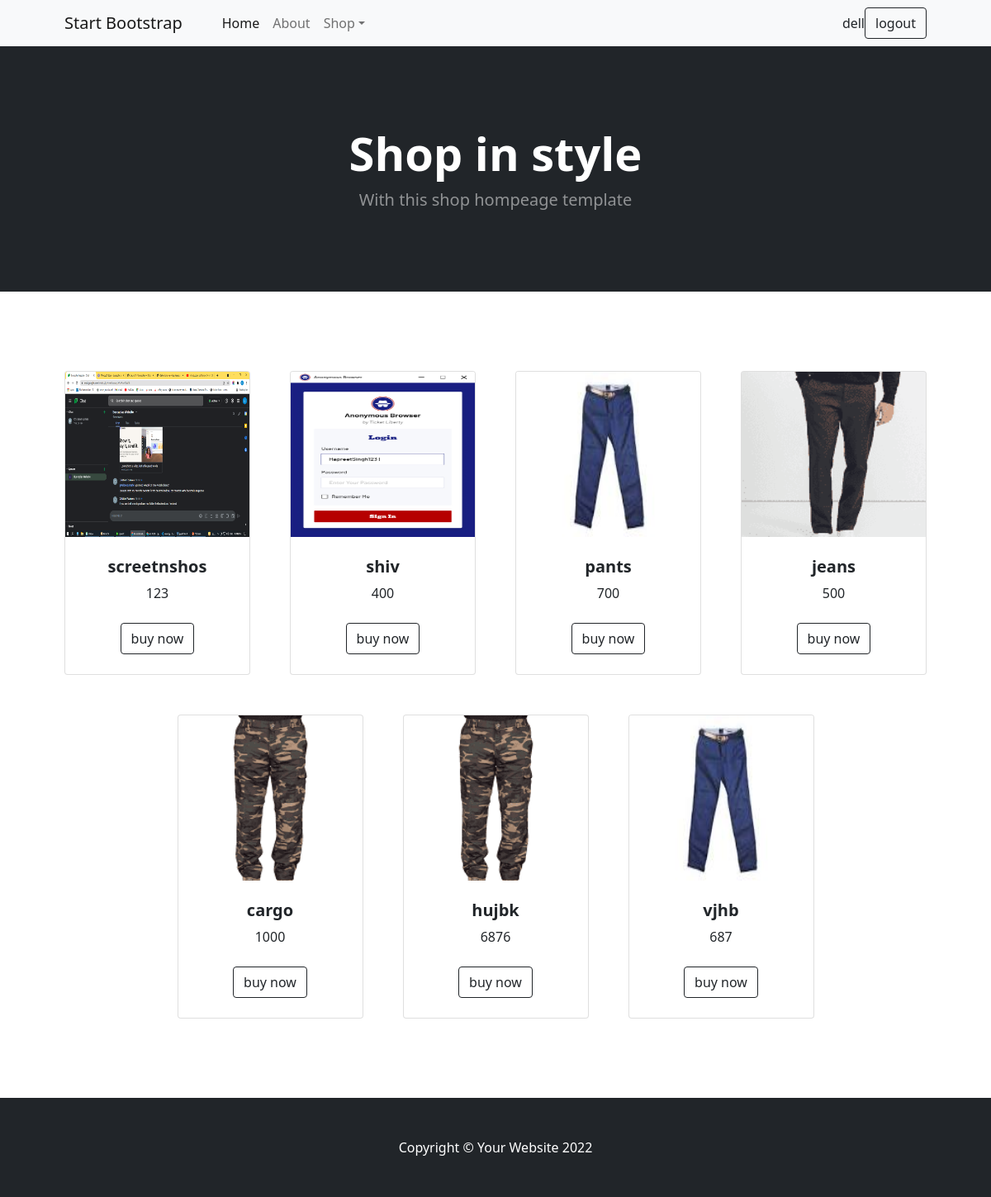
The app's page / (signed in) with its own data.
### ecommerceadmin/models.py (models this page shows)
class product(models.Model):
    productimage = models.ImageField(upload_to='images/')
    productname = models.CharField(max_length=50)
    productprice = models.IntegerField()
    status = models.BooleanField(default=True)

### ecommeruser/views.py (the view)
# urls.py: path('',views.index,name = "index"),
def index(request):
    allproducts = product.objects.all()
    print(allproducts)
    return render(request,'index.html',{'allproducts':allproducts})

### ecommeruser/templates/index.html (shortened to what this page needs)
<!DOCTYPE html>
<html lang="en">
    <head>
        <link href="https://cdn.jsdelivr.net/npm/bootstrap-icons@1.5.0/font/bootstrap-icons.css" rel="stylesheet" />
        <link href="/static/css/styles.css" rel="stylesheet" />
    </head>
    <body>
        <nav class="navbar navbar-expand-lg navbar-light bg-light">
            <div class="container px-4 px-lg-5">
                <a class="navbar-brand" href="#!">Start Bootstrap</a>
                <div class="collapse navbar-collapse" id="navbarSupportedContent">
                    <ul class="navbar-nav me-auto mb-2 mb-lg-0 ms-lg-4">
                        <li class="nav-item"><a class="nav-link active" aria-current="page" href="#!">Home</a></li>
                        <li class="nav-item"><a class="nav-link" href="#!">About</a></li>
                        <li class="nav-item dropdown">
                            <a class="nav-link dropdown-toggle" id="navbarDropdown" href="#" role="button" data-bs-toggle="dropdown" aria-expanded="false">Shop</a>
                        </li>
                    </ul>
                    {% if user.id != Null %}
                    {{user.username}}
                    <a href="{% url 'logoutuser' %}"><button class="btn btn-outline-dark" type="submit">
                            logout
                        </button></a>
                    {% endif %}
                </div>
            </div>
        </nav>
        <header class="bg-dark py-5">
            <div class="container px-4 px-lg-5 my-5">
                <div class="text-center text-white">
                    <h1 class="display-4 fw-bolder">Shop in style</h1>
                    <p class="lead fw-normal text-white-50 mb-0">With this shop hompeage template</p>
                </div>
            </div>
        </header>
        <section class="py-5">
            <div class="container px-4 px-lg-5 mt-5">
                <div class="row gx-4 gx-lg-5 row-cols-2 row-cols-md-3 row-cols-xl-4 justify-content-center">
                    {% for i in allproducts %}
                    <div class="col mb-5">
                        <div class="card h-100">
                            <img class="card-img-top" src="{{i.productimage.url}}" alt="..." width="450" height="200" />
                            <div class="card-body p-4">
                                <div class="text-center">
                                    <h5 class="fw-bolder">{{i.productname}}</h5>
                                    {{i.productprice}}
                                </div>
                            </div>
                            <div class="card-footer p-4 pt-0 border-top-0 bg-transparent">
                                {% if user.id != Null %}
                                <div class="text-center"><a class="btn btn-outline-dark mt-auto" href="{% url 'purchase' i.id %}">buy now</a></div>
                            {% endif %}
                            </div>
                        </div>
                    </div>
                    {% endfor %}
                </div>
            </div>
        </section>
        <footer class="py-5 bg-dark">
            <div class="container"><p class="m-0 text-center text-white">Copyright &copy; Your Website 2022</p></div>
        </footer>
    </body>
</html>

### records on screen
product: productimage (picture), productname "screetnshos", productprice "123"
product: productimage (placeholder picture), productname "shiv", productprice "400"
product: productimage (picture), productname "pants", productprice "700"
product: productimage (picture), productname "jeans", productprice "500"
product: productimage (picture), productname "cargo", productprice "1000"
product: productimage (picture), productname "hujbk", productprice "6876"
product: productimage (picture), productname "vjhb", productprice "687"

### other values on screen
{{ user.username }} "dell"
